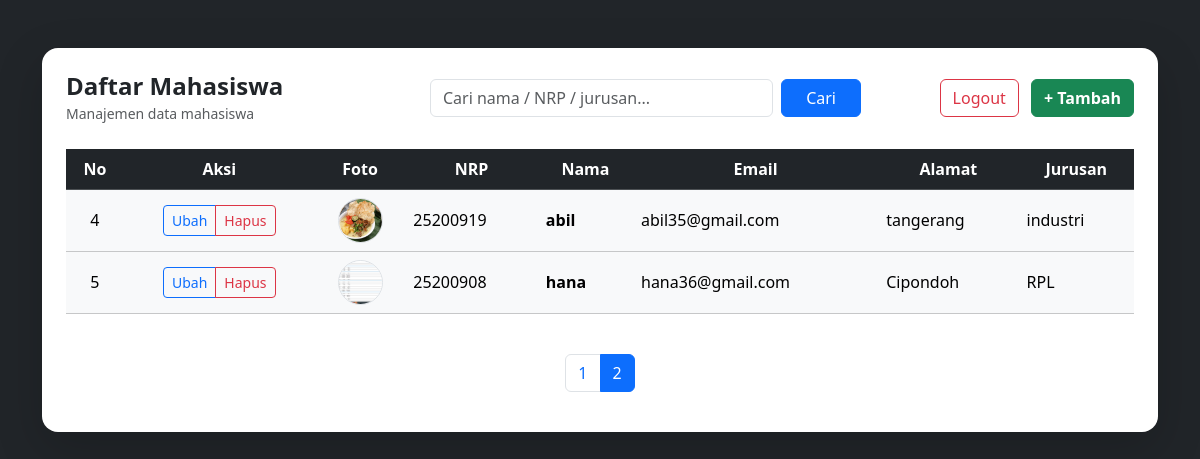
The page /crud/index.php?page=2 (signed in) on the database its author committed.
### tables this page shows
CREATE TABLE `mahasiswa` (
  `id` int NOT NULL,
  `nama` varchar(100) NOT NULL,
  `nrp` varchar(20) NOT NULL,
  `email` varchar(100) NOT NULL,
  `jurusan` varchar(100) NOT NULL,
  `gambar` varchar(100) NOT NULL,
  `alamat` varchar(100) NOT NULL
);

### crud/functions.php (called while the page is built, shortened)
<?php
$conn = mysqli_connect("localhost", "root", "", "belajarphp");
function select($query)
{
    global $conn;
    $result = mysqli_query($conn, $query);
    $rows = [];
    while ($row = mysqli_fetch_assoc($result)) {
        $rows[] = $row;
    }
    return $rows;
}

### crud/index.php (the view, shortened to what this page needs)
<?php
require 'functions.php';
$jumlahDataPerHalaman =  3;
$jumlahData = count(select("SELECT * FROM mahasiswa"));
$jumlahHalaman = ceil($jumlahData / $jumlahDataPerHalaman);
$halamanAktif = (isset($_GET['page'])) ? $_GET['page'] : 1;
$awalData = ($jumlahDataPerHalaman * $halamanAktif) - $jumlahDataPerHalaman;
$mahasiswa = select("SELECT * FROM mahasiswa LIMIT $awalData, $jumlahDataPerHalaman");
?>
<!DOCTYPE html>
<html lang="en">
<head>
    <link href="https://cdn.jsdelivr.net/npm/bootstrap@5.3.2/dist/css/bootstrap.min.css" rel="stylesheet">
</head>
<body class="bg-dark py-5">
    <div class="container">
        <div class="card shadow-lg border-0 rounded-4">
            <div class="card-body p-4">
                <div class="row align-items-center mb-4">
                    <div class="col-md-4">
                        <h4 class="fw-bold mb-0">Daftar Mahasiswa</h4>
                        <small class="text-muted">Manajemen data mahasiswa</small>
                    </div>
                    <div class="col-md-5">
                        <form action="" method="post" class="d-flex gap-2">
                            <input type="text"
                                name="keyword"
                                class="form-control"
                                placeholder="Cari nama / NRP / jurusan..."
                                autocomplete="off"
                                autofocus
                                id="keyword">
                            <button type="submit" name="cari"
                                class="btn btn-primary px-4"
                                id="tombol-cari">
                                Cari
                            </button>
                        </form>
                    </div>
                    <div class="col-md-3 text-end">
                        <a href="logout.php"
                            class="btn btn-outline-danger me-2">
                            Logout
                        </a>
                        <a href="tambah.php"
                            class="btn btn-success fw-semibold">
                            + Tambah
                        </a>
                    </div>
                </div>
                <div class="table-responsive" id="table-container">
                    <table class="table table-hover align-middle">
                        <thead class="table-dark text-center">
                            <tr>
                                <th>No</th>
                                <th>Aksi</th>
                                <th>Foto</th>
                                <th>NRP</th>
                                <th>Nama</th>
                                <th>Email</th>
                                <th>Alamat</th>
                                <th>Jurusan</th>
                            </tr>
                        </thead>
                        <tbody class="table-light">
                            <?php $i = $awalData + 1; ?>
                            <?php foreach ($mahasiswa as $row) : ?>
                                <tr>
                                    <td class="text-center"><?= $i; ?></td>
                                    <td class="text-center">
                                        <div class="btn-group btn-group-sm">
                                            <a href="ubah.php?id=<?= $row['id']; ?>"
                                                class="btn btn-outline-primary">
                                                Ubah
                                            </a>
                                            <a href="index.php?hapus=<?= $row['id']; ?>"
                                                class="btn btn-outline-danger"
                                                onclick="return confirm('Yakin hapus data ini?')">
                                                Hapus
                                            </a>
                                        </div>
                                    </td>
                                    <td class="text-center">
                                        <img src="img/<?= $row['gambar']; ?>"
                                            width="45"
                                            height="45"
                                            class="rounded-circle border object-fit-cover"
                                            alt="foto">
                                    </td>
                                    <td><?= $row['nrp']; ?></td>
                                    <td class="fw-semibold"><?= $row['nama']; ?></td>
                                    <td><?= $row['email']; ?></td>
                                    <td><?= $row['alamat']; ?></td>
                                    <td><?= $row['jurusan']; ?></td>
                                </tr>
                            <?php $i++;
                            endforeach; ?>
                        </tbody>
                    </table>
                </div>
                <?php if (!isset($_POST['cari'])) : ?>
                    <nav class="mt-4">
                        <ul class="pagination justify-content-center">
                            <?php for ($i = 1; $i <= $jumlahHalaman; $i++) : ?>
                                <li class="page-item <?= ($i == $halamanAktif) ? 'active' : ''; ?>">
                                    <a class="page-link" href="?page=<?= $i; ?>">
                                        <?= $i; ?>
                                    </a>
                                </li>
                            <?php endfor; ?>
                        </ul>
                    </nav>
                <?php endif; ?>
            </div>
        </div>
    </div>
</body>
</html>

### rows shown on the page
mahasiswa: gambar (picture), nrp "25200919", nama "abil", email "abil35@gmail.com", alamat "tangerang", jurusan "industri"
mahasiswa: gambar (picture), nrp "25200908", nama "hana", email "hana36@gmail.com", alamat "Cipondoh", jurusan "RPL"
